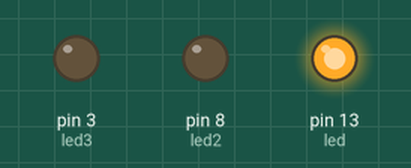
Recording of a sketch running on a simulated Arduino Uno, built with avr-gcc and run on an emulated ATmega328P. Shown: output pins drawn as LEDs (lit = HIGH).

Above: at 0.05 s.
At 0.45 s:
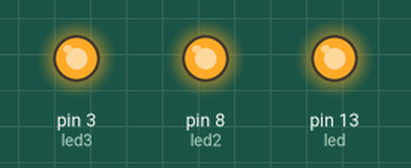
At 0.8 s:
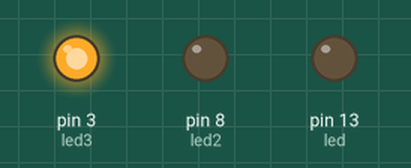
At 1.4 s:
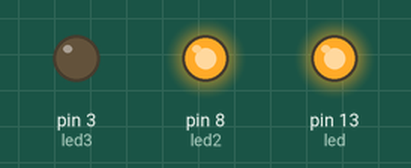
At 1.85 s:
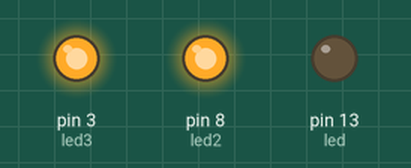
At 2.25 s:
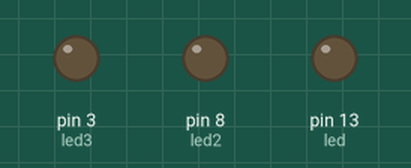
Timing chart, 0 to 3.0 s (numbered marks = the images above):
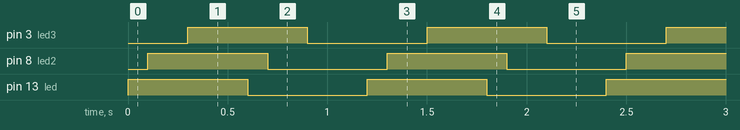

The sketch:

ledschange.ino
```cpp
int led = 13;
int led2 = 8;
int led3 = 3;


void setup() {
 pinMode (led, OUTPUT);
 pinMode (led2, OUTPUT);
pinMode (led3, OUTPUT);
}

void loop() {
  digitalWrite(led,HIGH);
    delay(100);
  digitalWrite(led2,HIGH);
    delay(200);
  digitalWrite(led3,HIGH);
  delay(300);
  digitalWrite(led, LOW);
    delay(100);
  digitalWrite (led2, LOW);
    delay(200);
  digitalWrite(led3,LOW);
  delay(300);
}
```

Measured:
- by itself, pin 3 (led3), pin 8 (led2), pin 13 (led): alternates HIGH for 0.60 s and LOW for 0.60 s
- by itself, everything shown: repeats every 1.2 s, in 6 steps
